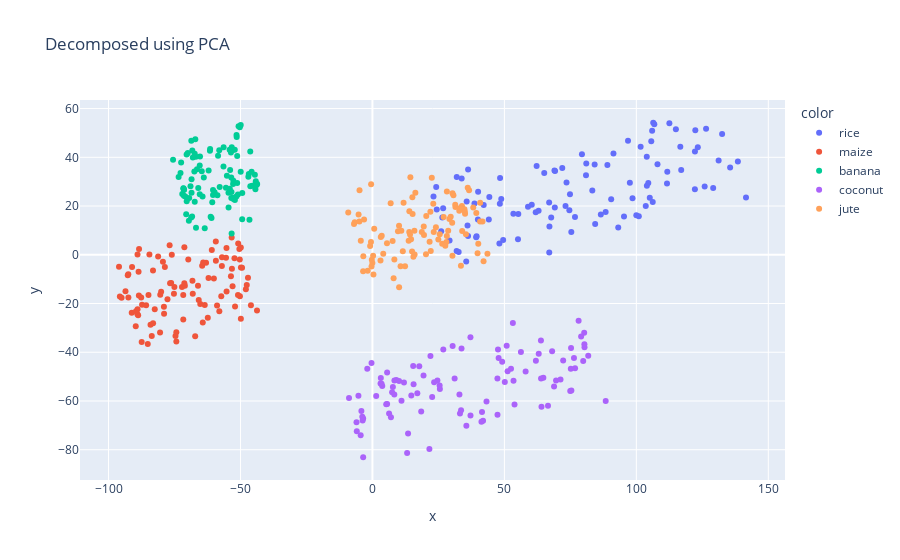

The notebook cell this image was saved under:
### Code cell
pca=PCA(n_components=2)
df_pca=pca.fit_transform(df.drop(['label'],axis=1))
df_pca=pd.DataFrame(df_pca)
fig=px.scatter(x=df_pca[0],y=df_pca[1],color=df['label'],title='Decomposed using PCA')
fig.show()
